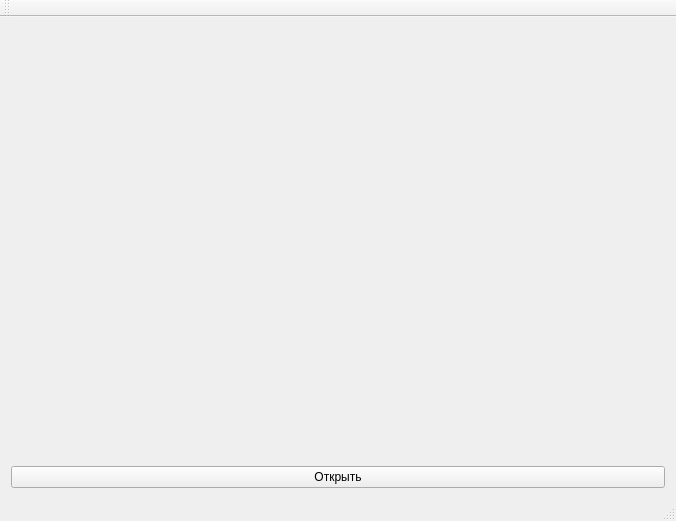
<?xml version="1.0" encoding="UTF-8"?>
<ui version="4.0">
 <class>MainWindow</class>
 <widget class="QMainWindow" name="MainWindow">
  <property name="geometry">
   <rect>
    <x>0</x>
    <y>0</y>
    <width>676</width>
    <height>521</height>
   </rect>
  </property>
  <property name="windowTitle">
   <string>MainWindow</string>
  </property>
  <widget class="QWidget" name="centralWidget">
   <layout class="QVBoxLayout" name="verticalLayout">
    <item>
     <layout class="QHBoxLayout" name="horizontalLayout" stretch="20,1">
      <item>
       <widget class="spectrGL" name="spectrGLwidget" native="true"/>
      </item>
      <item>
       <widget class="QWidget" name="qwtTermoWidget" native="true"/>
      </item>
     </layout>
    </item>
    <item>
     <widget class="QPushButton" name="pbOpen">
      <property name="text">
       <string>Открыть</string>
      </property>
     </widget>
    </item>
   </layout>
  </widget>
  <widget class="QMenuBar" name="menuBar">
   <property name="geometry">
    <rect>
     <x>0</x>
     <y>0</y>
     <width>676</width>
     <height>18</height>
    </rect>
   </property>
  </widget>
  <widget class="QToolBar" name="mainToolBar">
   <attribute name="toolBarArea">
    <enum>TopToolBarArea</enum>
   </attribute>
   <attribute name="toolBarBreak">
    <bool>false</bool>
   </attribute>
  </widget>
  <widget class="QStatusBar" name="statusBar"/>
 </widget>
 <layoutdefault spacing="6" margin="11"/>
 <customwidgets>
  <customwidget>
   <class>spectrGL</class>
   <extends>QWidget</extends>
   <header>spectrgl.h</header>
   <container>1</container>
  </customwidget>
 </customwidgets>
 <resources/>
 <connections/>
</ui>
